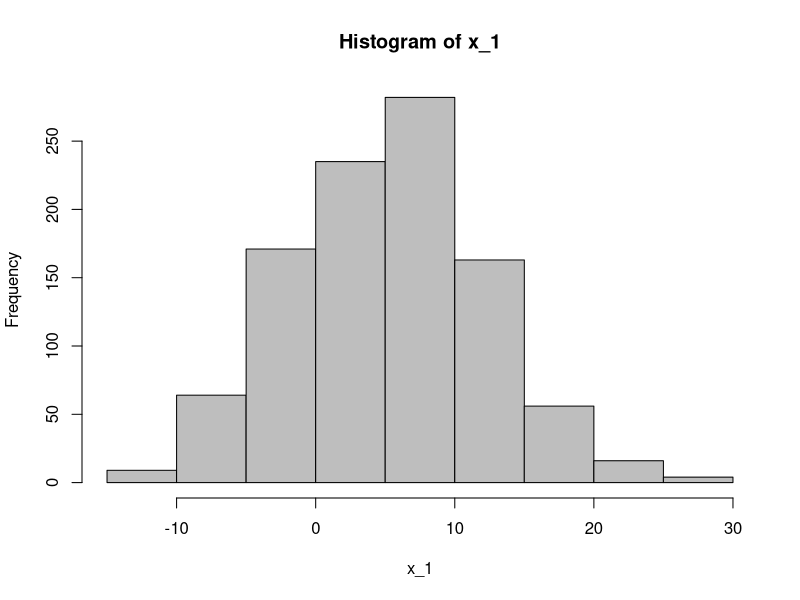
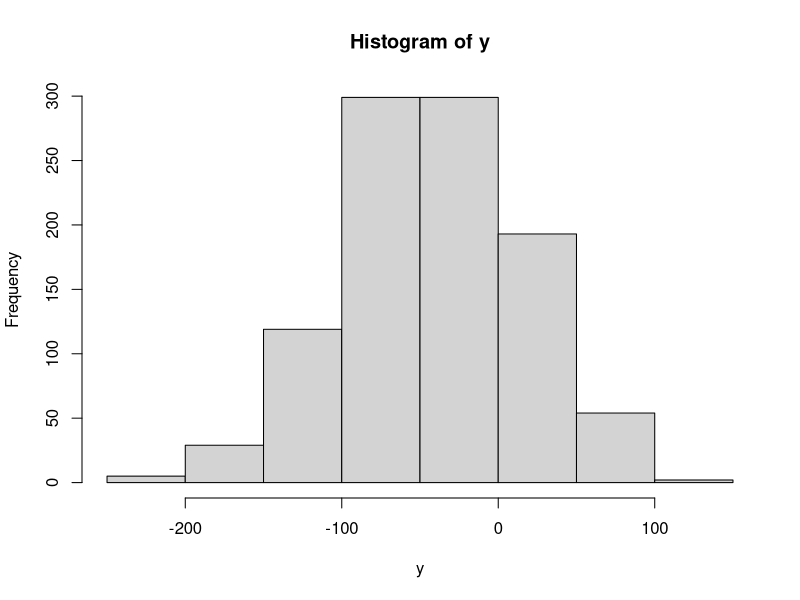
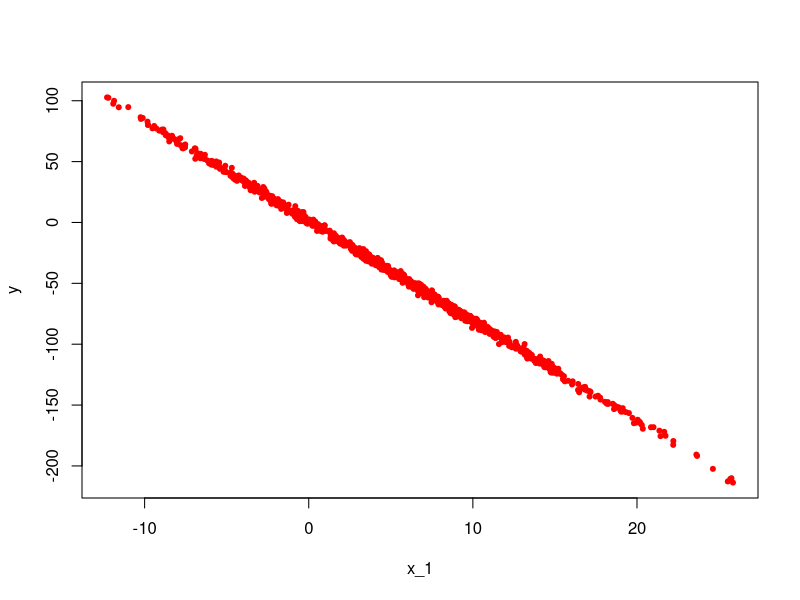
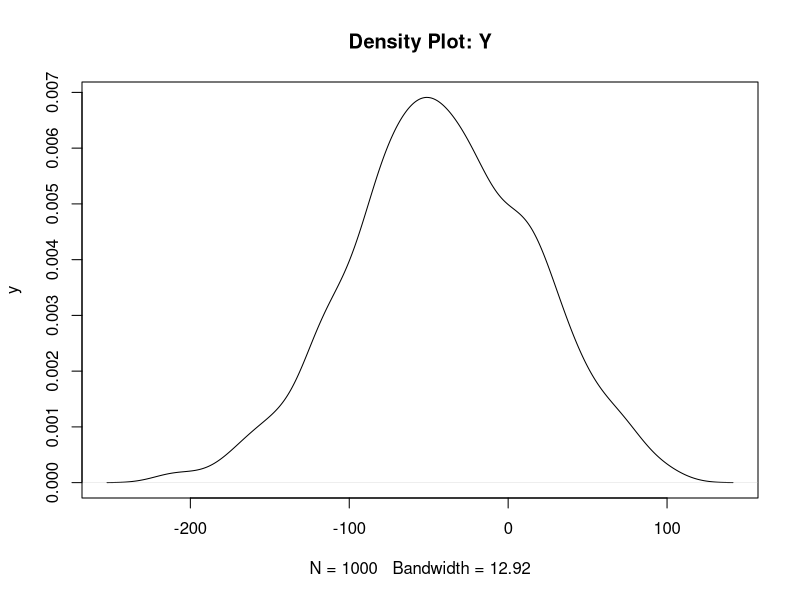
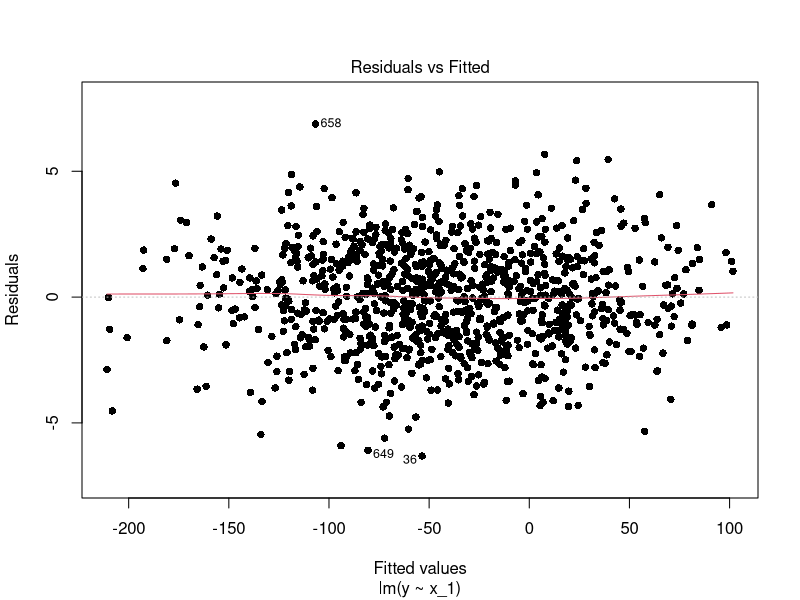
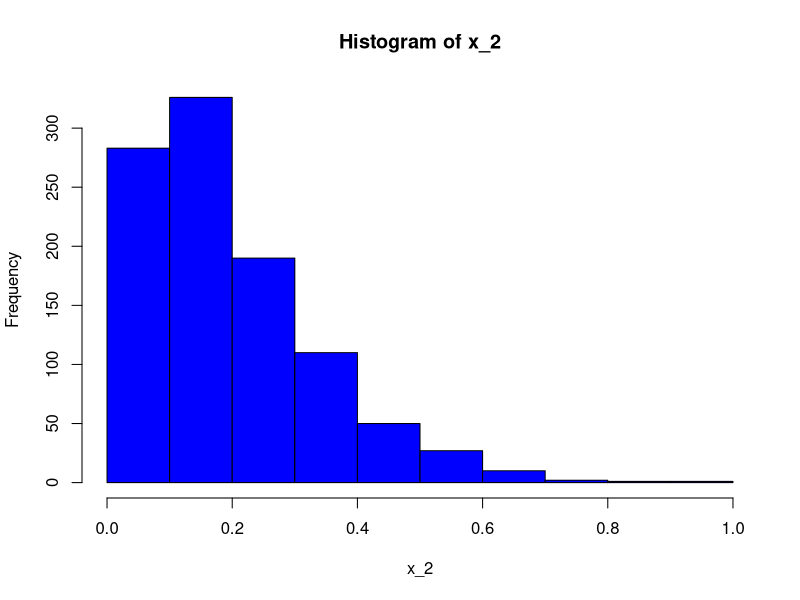
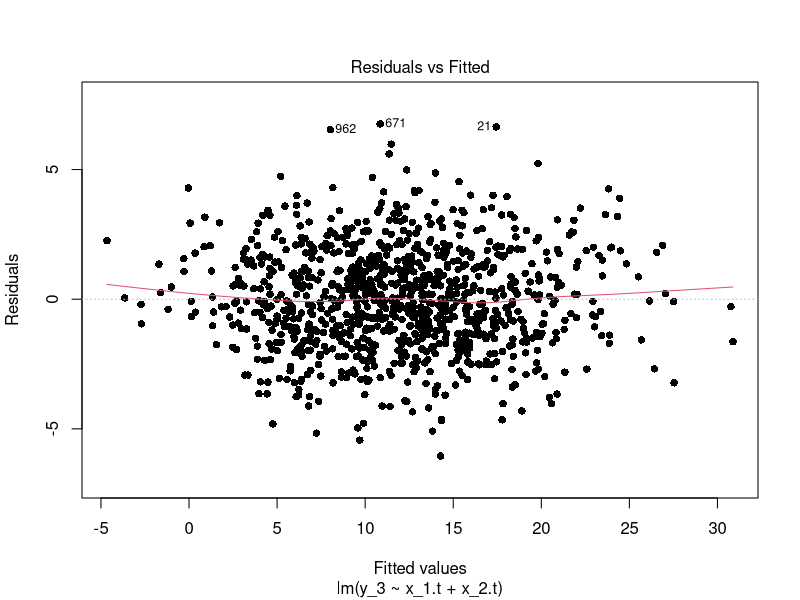
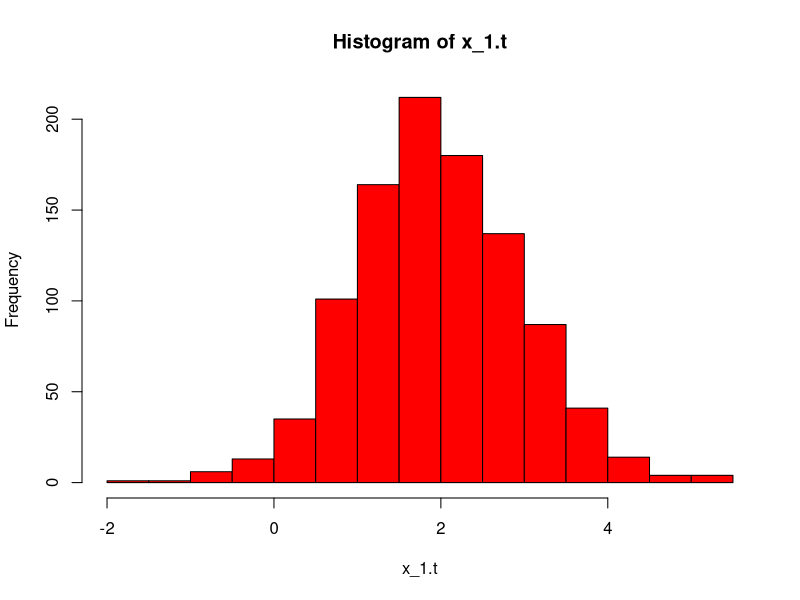

Reproduce these figures in R, in order.
# Remove all extraneous variables
rm(list = ls())

mse <- function(sm) {
  m <- mean(sm$residuals^2)
  return(m);
}

# Part I #################################################################################
# Simulating the fake data set
# from a normal distribution, simulate 1000 values with a mean of 5 and std of 7
x_1 <- rnorm(1000, 5, 7) 

# plotting data
hist(x_1, col="grey")

true_error <- rnorm(1000, 0, 2)
true_beta_0 <- 1.1
true_beta_1 <- -8.2 
true_beta_2 <- 3
true_beta_3 <- -5

y <- true_beta_0 + true_beta_1*x_1 + true_error

hist(y) 
plot(x_1, y, pch = 20, col ="red") 

# Checking the density of the repsonse variable
plot(density(y), main="Density Plot: Y", ylab="y") 

# Building a regression model, and finding estimated beta values
mod1 <- lm(y~x_1)
summary(mod1)

plot(mod1, pch = 16, which = 1)

# Declaring second variable, and finding linear distributions
x_2 <- rgamma(1000, 2, 10)
hist(x_2, col="blue")

y_2 <- true_beta_0 + true_beta_1*x_1 + true_beta_2*x_2 + true_error

# fitting a model depending only on x_1
mod2 <- lm(y_2~x_1)
summary(mod2)

# fitting a model depending only on x_2
mod3 <- lm(y_2~x_2)
summary(mod3)

# finding a model dependant on both x_1 and X_2
mod4 <- lm(y_2~x_1 + x_2)
summary(mod4)


# Finding the sample  
data.1 <- data.frame(cbind(x_1, x_2, y))

set.seed(100)
trainingIndices <- sample(1:nrow(data.1), 0.8*nrow(data.1), replace = FALSE, prob = NULL)

training <- data.1[trainingIndices ,]
test <- data.1[-trainingIndices ,]

# finding the model of sample data
modTraining1 <- lm(training[, 3] ~ training[, 1] + training[, 2])

# Calculate the square mean
sq_train <- mse(modTraining1)

# test on test data 
sq_test <- mean((test$y - predict.lm(modTraining1, test))^2)

# Delaring new variable z 
z <- x_1^2

y_3 <- true_beta_0 + true_beta_1*x_1 + true_beta_2*x_2 + true_beta_3*z+ true_error

# declaring a model based on x_1, AND z only
mod5 <- lm(y_3~x_1)
summary(mod5) 

mod6 <- lm(y_3~x_1 + z)
summary(mod6)

# DO THE SAMPLE MEAN SHIT SHIT SHIT

# Playing around with data--just change the values in this section
# Then run only this section and record the results in the report
true_error.t <- rnorm(1000, 0, 2)
true_beta_0.t <- 5
true_beta_1.t <- 2

x_1.t <- rnorm(1000, 2) 
x_2.t <- rexp(1000)

y_3 <- true_beta_0.t*x_1.t + true_beta_1.t*x_2.t + true_error.t

data.4 <- data.frame(cbind(x_1.t, x_2.t, y_3))

mod7 <- lm(y_3~x_1.t + x_2.t, data = data.4)
summary(mod7)

plot(mod7, pch = 16, which = 1)

# plotting histograms and scatterplots (just for part d)
hist(x_1.t, col="red")
hist(x_2.t, col = "blue")
hist(y_3, col = "pink" )

plot(data.4)

# Part II ##############################################################################


